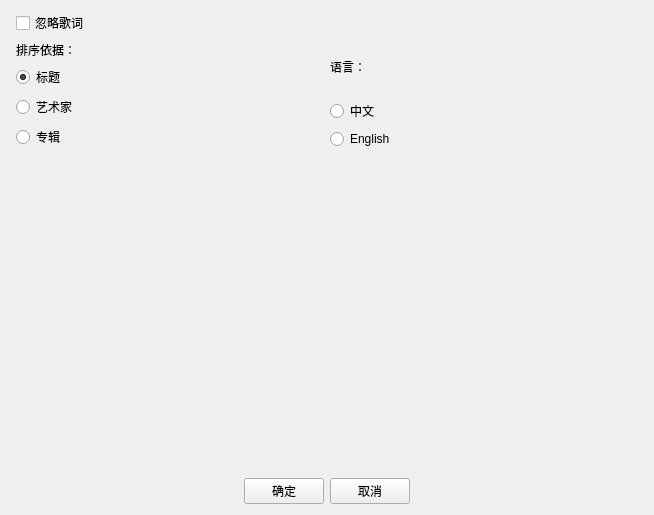
<?xml version="1.0" encoding="UTF-8"?>
<ui version="4.0">
 <class>SettingsClass</class>
 <widget class="QWidget" name="SettingsClass">
  <property name="geometry">
   <rect>
    <x>0</x>
    <y>0</y>
    <width>654</width>
    <height>515</height>
   </rect>
  </property>
  <property name="windowTitle">
   <string>设置</string>
  </property>
  <layout class="QGridLayout" name="gridLayout_2">
   <item row="0" column="0">
    <layout class="QGridLayout" name="gridLayout">
     <property name="leftMargin">
      <number>5</number>
     </property>
     <property name="rightMargin">
      <number>5</number>
     </property>
     <item row="2" column="1">
      <layout class="QVBoxLayout" name="sortByBox">
       <item>
        <widget class="QLabel" name="sortByText">
         <property name="text">
          <string>排序依据：</string>
         </property>
        </widget>
       </item>
       <item>
        <widget class="QRadioButton" name="titleSelect">
         <property name="text">
          <string>标题</string>
         </property>
         <property name="checked">
          <bool>true</bool>
         </property>
         <attribute name="buttonGroup">
          <string notr="true">sortByGroup</string>
         </attribute>
        </widget>
       </item>
       <item>
        <widget class="QRadioButton" name="artistSelect">
         <property name="text">
          <string>艺术家</string>
         </property>
         <attribute name="buttonGroup">
          <string notr="true">sortByGroup</string>
         </attribute>
        </widget>
       </item>
       <item>
        <widget class="QRadioButton" name="albumSelect">
         <property name="text">
          <string>专辑</string>
         </property>
         <attribute name="buttonGroup">
          <string notr="true">sortByGroup</string>
         </attribute>
        </widget>
       </item>
      </layout>
     </item>
     <item row="4" column="1">
      <spacer name="verticalSpacer">
       <property name="orientation">
        <enum>Qt::Orientation::Vertical</enum>
       </property>
       <property name="sizeHint" stdset="0">
        <size>
         <width>20</width>
         <height>40</height>
        </size>
       </property>
      </spacer>
     </item>
     <item row="6" column="1" colspan="2">
      <layout class="QHBoxLayout" name="horizontalLayout_4">
       <item>
        <spacer name="horizontalSpacer">
         <property name="orientation">
          <enum>Qt::Orientation::Horizontal</enum>
         </property>
         <property name="sizeHint" stdset="0">
          <size>
           <width>40</width>
           <height>20</height>
          </size>
         </property>
        </spacer>
       </item>
       <item>
        <widget class="QPushButton" name="confirmButton">
         <property name="text">
          <string>确定</string>
         </property>
        </widget>
       </item>
       <item>
        <widget class="QPushButton" name="cancel">
         <property name="text">
          <string>取消</string>
         </property>
        </widget>
       </item>
       <item>
        <spacer name="horizontalSpacer_2">
         <property name="orientation">
          <enum>Qt::Orientation::Horizontal</enum>
         </property>
         <property name="sizeHint" stdset="0">
          <size>
           <width>40</width>
           <height>20</height>
          </size>
         </property>
        </spacer>
       </item>
      </layout>
     </item>
     <item row="0" column="1">
      <layout class="QHBoxLayout" name="horizontalLayout_2">
       <item>
        <layout class="QVBoxLayout" name="verticalLayout">
         <item>
          <widget class="QCheckBox" name="ignoreLyricBox">
           <property name="whatsThis">
            <string>&lt;html&gt;&lt;head/&gt;&lt;body&gt;&lt;p&gt;打开此选项将禁止程序检查外部lrc文件和歌词标签。如果您不需要程序复制歌词，请打开此选项。&lt;/p&gt;&lt;/body&gt;&lt;/html&gt;</string>
           </property>
           <property name="text">
            <string>忽略歌词</string>
           </property>
          </widget>
         </item>
        </layout>
       </item>
      </layout>
     </item>
     <item row="2" column="2">
      <layout class="QVBoxLayout" name="verticalLayout_2">
       <item>
        <layout class="QVBoxLayout" name="verticalLayout_3">
         <item>
          <widget class="QLabel" name="languageLabel">
           <property name="text">
            <string>语言：</string>
           </property>
          </widget>
         </item>
         <item>
          <widget class="QRadioButton" name="chineseButton">
           <property name="text">
            <string>中文</string>
           </property>
           <attribute name="buttonGroup">
            <string notr="true">buttonGroup</string>
           </attribute>
          </widget>
         </item>
         <item>
          <widget class="QRadioButton" name="englishButton">
           <property name="text">
            <string>English</string>
           </property>
           <attribute name="buttonGroup">
            <string notr="true">buttonGroup</string>
           </attribute>
          </widget>
         </item>
        </layout>
       </item>
      </layout>
     </item>
     <item row="4" column="2">
      <spacer name="verticalSpacer_2">
       <property name="orientation">
        <enum>Qt::Orientation::Vertical</enum>
       </property>
       <property name="sizeHint" stdset="0">
        <size>
         <width>20</width>
         <height>40</height>
        </size>
       </property>
      </spacer>
     </item>
     <item row="0" column="2">
      <layout class="QHBoxLayout" name="horizontalLayout_3"/>
     </item>
    </layout>
   </item>
  </layout>
 </widget>
 <layoutdefault spacing="6" margin="11"/>
 <resources/>
 <connections>
  <connection>
   <sender>cancel</sender>
   <signal>clicked()</signal>
   <receiver>SettingsClass</receiver>
   <slot>close()</slot>
   <hints>
    <hint type="sourcelabel">
     <x>270</x>
     <y>189</y>
    </hint>
    <hint type="destinationlabel">
     <x>227</x>
     <y>105</y>
    </hint>
   </hints>
  </connection>
 </connections>
 <buttongroups>
  <buttongroup name="sortByGroup"/>
  <buttongroup name="buttonGroup"/>
 </buttongroups>
</ui>
